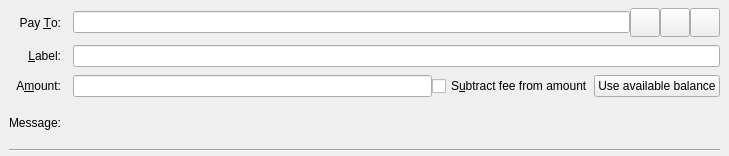
<?xml version="1.0" encoding="UTF-8"?>
<ui version="4.0">
 <class>SendCoinsEntry</class>
 <widget class="QStackedWidget" name="SendCoinsEntry">
  <property name="geometry">
   <rect>
    <x>0</x>
    <y>0</y>
    <width>729</width>
    <height>156</height>
   </rect>
  </property>
  <property name="sizePolicy">
   <sizepolicy hsizetype="Preferred" vsizetype="Fixed">
    <horstretch>0</horstretch>
    <verstretch>0</verstretch>
   </sizepolicy>
  </property>
  <property name="focusPolicy">
   <enum>Qt::TabFocus</enum>
  </property>
  <property name="autoFillBackground">
   <bool>false</bool>
  </property>
  <widget class="QFrame" name="SendCoins">
   <property name="toolTip">
    <string>This is a normal payment.</string>
   </property>
   <property name="frameShape">
    <enum>QFrame::NoFrame</enum>
   </property>
   <layout class="QGridLayout" name="gridLayout">
    <property name="topMargin">
     <number>8</number>
    </property>
    <property name="bottomMargin">
     <number>4</number>
    </property>
    <property name="horizontalSpacing">
     <number>12</number>
    </property>
    <property name="verticalSpacing">
     <number>8</number>
    </property>
    <item row="0" column="0">
     <widget class="QLabel" name="payToLabel">
      <property name="text">
       <string>Pay &amp;To:</string>
      </property>
      <property name="alignment">
       <set>Qt::AlignRight|Qt::AlignTrailing|Qt::AlignVCenter</set>
      </property>
      <property name="buddy">
       <cstring>payTo</cstring>
      </property>
     </widget>
    </item>
    <item row="0" column="1">
     <layout class="QHBoxLayout" name="payToLayout">
      <property name="spacing">
       <number>0</number>
      </property>
      <item>
       <widget class="QValidatedLineEdit" name="payTo">
        <property name="toolTip">
         <string>The Steepcoin address to send the payment to</string>
        </property>
       </widget>
      </item>
      <item>
       <widget class="QToolButton" name="addressBookButton">
        <property name="toolTip">
         <string>Choose previously used address</string>
        </property>
        <property name="text">
         <string/>
        </property>
        <property name="icon">
         <iconset resource="../steepcoin.qrc">
          <normaloff>:/icons/address-book</normaloff>:/icons/address-book</iconset>
        </property>
        <property name="iconSize">
         <size>
          <width>22</width>
          <height>22</height>
         </size>
        </property>
        <property name="shortcut">
         <string>Alt+A</string>
        </property>
       </widget>
      </item>
      <item>
       <widget class="QToolButton" name="pasteButton">
        <property name="toolTip">
         <string>Paste address from clipboard</string>
        </property>
        <property name="text">
         <string/>
        </property>
        <property name="icon">
         <iconset resource="../steepcoin.qrc">
          <normaloff>:/icons/editpaste</normaloff>:/icons/editpaste</iconset>
        </property>
        <property name="iconSize">
         <size>
          <width>22</width>
          <height>22</height>
         </size>
        </property>
        <property name="shortcut">
         <string>Alt+P</string>
        </property>
       </widget>
      </item>
      <item>
       <widget class="QToolButton" name="deleteButton">
        <property name="toolTip">
         <string>Remove this entry</string>
        </property>
        <property name="text">
         <string/>
        </property>
        <property name="icon">
         <iconset resource="../steepcoin.qrc">
          <normaloff>:/icons/remove</normaloff>:/icons/remove</iconset>
        </property>
        <property name="iconSize">
         <size>
          <width>22</width>
          <height>22</height>
         </size>
        </property>
       </widget>
      </item>
     </layout>
    </item>
    <item row="1" column="0">
     <widget class="QLabel" name="labellLabel">
      <property name="text">
       <string>&amp;Label:</string>
      </property>
      <property name="alignment">
       <set>Qt::AlignRight|Qt::AlignTrailing|Qt::AlignVCenter</set>
      </property>
      <property name="buddy">
       <cstring>addAsLabel</cstring>
      </property>
     </widget>
    </item>
    <item row="1" column="1">
     <widget class="QLineEdit" name="addAsLabel">
      <property name="toolTip">
       <string>Enter a label for this address to add it to the list of used addresses</string>
      </property>
     </widget>
    </item>
    <item row="2" column="0">
     <widget class="QLabel" name="amountLabel">
      <property name="text">
       <string>A&amp;mount:</string>
      </property>
      <property name="alignment">
       <set>Qt::AlignRight|Qt::AlignTrailing|Qt::AlignVCenter</set>
      </property>
      <property name="buddy">
       <cstring>payAmount</cstring>
      </property>
     </widget>
    </item>
    <item row="2" column="1">
     <layout class="QHBoxLayout" name="horizontalLayoutAmount" stretch="0,0,0">
      <item>
       <widget class="SteepCoinAmountField" name="payAmount"/>
      </item>
      <item>
       <widget class="QCheckBox" name="checkboxSubtractFeeFromAmount">
        <property name="toolTip">
         <string>The fee will be deducted from the amount being sent. The recipient will receive less steepcoins than you enter in the amount field. If multiple recipients are selected, the fee is split equally.</string>
        </property>
        <property name="text">
         <string>S&amp;ubtract fee from amount</string>
        </property>
       </widget>
      </item>
      <item>
       <widget class="QPushButton" name="useAvailableBalanceButton">
        <property name="text">
         <string>Use available balance</string>
        </property>
       </widget>
      </item>
     </layout>
    </item>
    <item row="3" column="0">
     <widget class="QLabel" name="messageLabel">
      <property name="text">
       <string>Message:</string>
      </property>
      <property name="alignment">
       <set>Qt::AlignRight|Qt::AlignTrailing|Qt::AlignVCenter</set>
      </property>
     </widget>
    </item>
    <item row="3" column="1">
     <widget class="QLabel" name="messageTextLabel">
      <property name="toolTip">
       <string>A message that was attached to the Steepcoin: URI which will be stored with the transaction for your reference. Note: This message will not be sent over the Steepcoin network.</string>
      </property>
      <property name="textFormat">
       <enum>Qt::PlainText</enum>
      </property>
     </widget>
    </item>
    <item row="4" column="0" colspan="2">
     <widget class="Line" name="line">
      <property name="orientation">
       <enum>Qt::Horizontal</enum>
      </property>
     </widget>
    </item>
   </layout>
  </widget>
  <widget class="QFrame" name="SendCoins_UnauthenticatedPaymentRequest">
   <property name="palette">
    <palette>
     <active>
      <colorrole role="WindowText">
       <brush brushstyle="SolidPattern">
        <color alpha="255">
         <red>0</red>
         <green>0</green>
         <blue>0</blue>
        </color>
       </brush>
      </colorrole>
      <colorrole role="Button">
       <brush brushstyle="SolidPattern">
        <color alpha="255">
         <red>255</red>
         <green>255</green>
         <blue>127</blue>
        </color>
       </brush>
      </colorrole>
      <colorrole role="Light">
       <brush brushstyle="SolidPattern">
        <color alpha="255">
         <red>255</red>
         <green>255</green>
         <blue>255</blue>
        </color>
       </brush>
      </colorrole>
      <colorrole role="Midlight">
       <brush brushstyle="SolidPattern">
        <color alpha="255">
         <red>255</red>
         <green>255</green>
         <blue>191</blue>
        </color>
       </brush>
      </colorrole>
      <colorrole role="Dark">
       <brush brushstyle="SolidPattern">
        <color alpha="255">
         <red>127</red>
         <green>127</green>
         <blue>63</blue>
        </color>
       </brush>
      </colorrole>
      <colorrole role="Mid">
       <brush brushstyle="SolidPattern">
        <color alpha="255">
         <red>170</red>
         <green>170</green>
         <blue>84</blue>
        </color>
       </brush>
      </colorrole>
      <colorrole role="Text">
       <brush brushstyle="SolidPattern">
        <color alpha="255">
         <red>0</red>
         <green>0</green>
         <blue>0</blue>
        </color>
       </brush>
      </colorrole>
      <colorrole role="BrightText">
       <brush brushstyle="SolidPattern">
        <color alpha="255">
         <red>255</red>
         <green>255</green>
         <blue>255</blue>
        </color>
       </brush>
      </colorrole>
      <colorrole role="ButtonText">
       <brush brushstyle="SolidPattern">
        <color alpha="255">
         <red>0</red>
         <green>0</green>
         <blue>0</blue>
        </color>
       </brush>
      </colorrole>
      <colorrole role="Base">
       <brush brushstyle="SolidPattern">
        <color alpha="255">
         <red>255</red>
         <green>255</green>
         <blue>255</blue>
        </color>
       </brush>
      </colorrole>
      <colorrole role="Window">
       <brush brushstyle="SolidPattern">
        <color alpha="255">
         <red>255</red>
         <green>255</green>
         <blue>127</blue>
        </color>
       </brush>
      </colorrole>
      <colorrole role="Shadow">
       <brush brushstyle="SolidPattern">
        <color alpha="255">
         <red>0</red>
         <green>0</green>
         <blue>0</blue>
        </color>
       </brush>
      </colorrole>
      <colorrole role="AlternateBase">
       <brush brushstyle="SolidPattern">
        <color alpha="255">
         <red>255</red>
         <green>255</green>
         <blue>191</blue>
        </color>
       </brush>
      </colorrole>
      <colorrole role="ToolTipBase">
       <brush brushstyle="SolidPattern">
        <color alpha="255">
         <red>255</red>
         <green>255</green>
         <blue>220</blue>
        </color>
       </brush>
      </colorrole>
      <colorrole role="ToolTipText">
       <brush brushstyle="SolidPattern">
        <color alpha="255">
         <red>0</red>
         <green>0</green>
         <blue>0</blue>
        </color>
       </brush>
      </colorrole>
     </active>
     <inactive>
      <colorrole role="WindowText">
       <brush brushstyle="SolidPattern">
        <color alpha="255">
         <red>0</red>
         <green>0</green>
         <blue>0</blue>
        </color>
       </brush>
      </colorrole>
      <colorrole role="Button">
       <brush brushstyle="SolidPattern">
        <color alpha="255">
         <red>255</red>
         <green>255</green>
         <blue>127</blue>
        </color>
       </brush>
      </colorrole>
      <colorrole role="Light">
       <brush brushstyle="SolidPattern">
        <color alpha="255">
         <red>255</red>
         <green>255</green>
         <blue>255</blue>
        </color>
       </brush>
      </colorrole>
      <colorrole role="Midlight">
       <brush brushstyle="SolidPattern">
        <color alpha="255">
         <red>255</red>
         <green>255</green>
         <blue>191</blue>
        </color>
       </brush>
      </colorrole>
      <colorrole role="Dark">
       <brush brushstyle="SolidPattern">
        <color alpha="255">
         <red>127</red>
         <green>127</green>
         <blue>63</blue>
        </color>
       </brush>
      </colorrole>
      <colorrole role="Mid">
       <brush brushstyle="SolidPattern">
        <color alpha="255">
         <red>170</red>
         <green>170</green>
         <blue>84</blue>
        </color>
       </brush>
      </colorrole>
      <colorrole role="Text">
       <brush brushstyle="SolidPattern">
        <color alpha="255">
         <red>0</red>
         <green>0</green>
         <blue>0</blue>
        </color>
       </brush>
      </colorrole>
      <colorrole role="BrightText">
       <brush brushstyle="SolidPattern">
        <color alpha="255">
         <red>255</red>
         <green>255</green>
         <blue>255</blue>
        </color>
       </brush>
      </colorrole>
      <colorrole role="ButtonText">
       <brush brushstyle="SolidPattern">
        <color alpha="255">
         <red>0</red>
         <green>0</green>
         <blue>0</blue>
        </color>
       </brush>
      </colorrole>
      <colorrole role="Base">
       <brush brushstyle="SolidPattern">
        <color alpha="255">
         <red>255</red>
         <green>255</green>
         <blue>255</blue>
        </color>
       </brush>
      </colorrole>
      <colorrole role="Window">
       <brush brushstyle="SolidPattern">
        <color alpha="255">
         <red>255</red>
         <green>255</green>
         <blue>127</blue>
        </color>
       </brush>
      </colorrole>
      <colorrole role="Shadow">
       <brush brushstyle="SolidPattern">
        <color alpha="255">
         <red>0</red>
         <green>0</green>
         <blue>0</blue>
        </color>
       </brush>
      </colorrole>
      <colorrole role="AlternateBase">
       <brush brushstyle="SolidPattern">
        <color alpha="255">
         <red>255</red>
         <green>255</green>
         <blue>191</blue>
        </color>
       </brush>
      </colorrole>
      <colorrole role="ToolTipBase">
       <brush brushstyle="SolidPattern">
        <color alpha="255">
         <red>255</red>
         <green>255</green>
         <blue>220</blue>
        </color>
       </brush>
      </colorrole>
      <colorrole role="ToolTipText">
       <brush brushstyle="SolidPattern">
        <color alpha="255">
         <red>0</red>
         <green>0</green>
         <blue>0</blue>
        </color>
       </brush>
      </colorrole>
     </inactive>
     <disabled>
      <colorrole role="WindowText">
       <brush brushstyle="SolidPattern">
        <color alpha="255">
         <red>127</red>
         <green>127</green>
         <blue>63</blue>
        </color>
       </brush>
      </colorrole>
      <colorrole role="Button">
       <brush brushstyle="SolidPattern">
        <color alpha="255">
         <red>255</red>
         <green>255</green>
         <blue>127</blue>
        </color>
       </brush>
      </colorrole>
      <colorrole role="Light">
       <brush brushstyle="SolidPattern">
        <color alpha="255">
         <red>255</red>
         <green>255</green>
         <blue>255</blue>
        </color>
       </brush>
      </colorrole>
      <colorrole role="Midlight">
       <brush brushstyle="SolidPattern">
        <color alpha="255">
         <red>255</red>
         <green>255</green>
         <blue>191</blue>
        </color>
       </brush>
      </colorrole>
      <colorrole role="Dark">
       <brush brushstyle="SolidPattern">
        <color alpha="255">
         <red>127</red>
         <green>127</green>
         <blue>63</blue>
        </color>
       </brush>
      </colorrole>
      <colorrole role="Mid">
       <brush brushstyle="SolidPattern">
        <color alpha="255">
         <red>170</red>
         <green>170</green>
         <blue>84</blue>
        </color>
       </brush>
      </colorrole>
      <colorrole role="Text">
       <brush brushstyle="SolidPattern">
        <color alpha="255">
         <red>127</red>
         <green>127</green>
         <blue>63</blue>
        </color>
       </brush>
      </colorrole>
      <colorrole role="BrightText">
       <brush brushstyle="SolidPattern">
        <color alpha="255">
         <red>255</red>
         <green>255</green>
         <blue>255</blue>
        </color>
       </brush>
      </colorrole>
      <colorrole role="ButtonText">
       <brush brushstyle="SolidPattern">
        <color alpha="255">
         <red>127</red>
         <green>127</green>
         <blue>63</blue>
        </color>
       </brush>
      </colorrole>
      <colorrole role="Base">
       <brush brushstyle="SolidPattern">
        <color alpha="255">
         <red>255</red>
         <green>255</green>
         <blue>127</blue>
        </color>
       </brush>
      </colorrole>
      <colorrole role="Window">
       <brush brushstyle="SolidPattern">
        <color alpha="255">
         <red>255</red>
         <green>255</green>
         <blue>127</blue>
        </color>
       </brush>
      </colorrole>
      <colorrole role="Shadow">
       <brush brushstyle="SolidPattern">
        <color alpha="255">
         <red>0</red>
         <green>0</green>
         <blue>0</blue>
        </color>
       </brush>
      </colorrole>
      <colorrole role="AlternateBase">
       <brush brushstyle="SolidPattern">
        <color alpha="255">
         <red>255</red>
         <green>255</green>
         <blue>127</blue>
        </color>
       </brush>
      </colorrole>
      <colorrole role="ToolTipBase">
       <brush brushstyle="SolidPattern">
        <color alpha="255">
         <red>255</red>
         <green>255</green>
         <blue>220</blue>
        </color>
       </brush>
      </colorrole>
      <colorrole role="ToolTipText">
       <brush brushstyle="SolidPattern">
        <color alpha="255">
         <red>0</red>
         <green>0</green>
         <blue>0</blue>
        </color>
       </brush>
      </colorrole>
     </disabled>
    </palette>
   </property>
   <property name="toolTip">
    <string>This is an unauthenticated payment request.</string>
   </property>
   <property name="autoFillBackground">
    <bool>true</bool>
   </property>
   <property name="frameShape">
    <enum>QFrame::NoFrame</enum>
   </property>
   <layout class="QGridLayout" name="gridLayout_is">
    <property name="spacing">
     <number>12</number>
    </property>
    <item row="0" column="0">
     <widget class="QLabel" name="payToLabel_is">
      <property name="text">
       <string>Pay To:</string>
      </property>
      <property name="alignment">
       <set>Qt::AlignRight|Qt::AlignTrailing|Qt::AlignVCenter</set>
      </property>
     </widget>
    </item>
    <item row="0" column="1">
     <layout class="QHBoxLayout" name="payToLayout_is">
      <property name="spacing">
       <number>0</number>
      </property>
      <item>
       <widget class="QLabel" name="payTo_is"/>
      </item>
      <item>
       <widget class="QToolButton" name="deleteButton_is">
        <property name="toolTip">
         <string>Remove this entry</string>
        </property>
        <property name="text">
         <string/>
        </property>
        <property name="icon">
         <iconset resource="../steepcoin.qrc">
          <normaloff>:/icons/remove</normaloff>:/icons/remove</iconset>
        </property>
       </widget>
      </item>
     </layout>
    </item>
    <item row="1" column="0">
     <widget class="QLabel" name="memoLabel_is">
      <property name="text">
       <string>Memo:</string>
      </property>
      <property name="alignment">
       <set>Qt::AlignRight|Qt::AlignTrailing|Qt::AlignVCenter</set>
      </property>
     </widget>
    </item>
    <item row="1" column="1">
     <widget class="QLabel" name="memoTextLabel_is">
      <property name="textFormat">
       <enum>Qt::PlainText</enum>
      </property>
     </widget>
    </item>
    <item row="2" column="0">
     <widget class="QLabel" name="amountLabel_is">
      <property name="text">
       <string>A&amp;mount:</string>
      </property>
      <property name="alignment">
       <set>Qt::AlignRight|Qt::AlignTrailing|Qt::AlignVCenter</set>
      </property>
      <property name="buddy">
       <cstring>payAmount_is</cstring>
      </property>
     </widget>
    </item>
    <item row="2" column="1">
     <widget class="SteepCoinAmountField" name="payAmount_is">
      <property name="acceptDrops">
       <bool>false</bool>
      </property>
     </widget>
    </item>
   </layout>
  </widget>
  <widget class="QFrame" name="SendCoins_AuthenticatedPaymentRequest">
   <property name="palette">
    <palette>
     <active>
      <colorrole role="WindowText">
       <brush brushstyle="SolidPattern">
        <color alpha="255">
         <red>0</red>
         <green>0</green>
         <blue>0</blue>
        </color>
       </brush>
      </colorrole>
      <colorrole role="Button">
       <brush brushstyle="SolidPattern">
        <color alpha="255">
         <red>140</red>
         <green>232</green>
         <blue>119</blue>
        </color>
       </brush>
      </colorrole>
      <colorrole role="Light">
       <brush brushstyle="SolidPattern">
        <color alpha="255">
         <red>230</red>
         <green>255</green>
         <blue>224</blue>
        </color>
       </brush>
      </colorrole>
      <colorrole role="Midlight">
       <brush brushstyle="SolidPattern">
        <color alpha="255">
         <red>185</red>
         <green>243</green>
         <blue>171</blue>
        </color>
       </brush>
      </colorrole>
      <colorrole role="Dark">
       <brush brushstyle="SolidPattern">
        <color alpha="255">
         <red>70</red>
         <green>116</green>
         <blue>59</blue>
        </color>
       </brush>
      </colorrole>
      <colorrole role="Mid">
       <brush brushstyle="SolidPattern">
        <color alpha="255">
         <red>93</red>
         <green>155</green>
         <blue>79</blue>
        </color>
       </brush>
      </colorrole>
      <colorrole role="Text">
       <brush brushstyle="SolidPattern">
        <color alpha="255">
         <red>0</red>
         <green>0</green>
         <blue>0</blue>
        </color>
       </brush>
      </colorrole>
      <colorrole role="BrightText">
       <brush brushstyle="SolidPattern">
        <color alpha="255">
         <red>155</red>
         <green>255</green>
         <blue>147</blue>
        </color>
       </brush>
      </colorrole>
      <colorrole role="ButtonText">
       <brush brushstyle="SolidPattern">
        <color alpha="255">
         <red>0</red>
         <green>0</green>
         <blue>0</blue>
        </color>
       </brush>
      </colorrole>
      <colorrole role="Base">
       <brush brushstyle="SolidPattern">
        <color alpha="255">
         <red>119</red>
         <green>255</green>
         <blue>233</blue>
        </color>
       </brush>
      </colorrole>
      <colorrole role="Window">
       <brush brushstyle="SolidPattern">
        <color alpha="255">
         <red>140</red>
         <green>232</green>
         <blue>119</blue>
        </color>
       </brush>
      </colorrole>
      <colorrole role="Shadow">
       <brush brushstyle="SolidPattern">
        <color alpha="255">
         <red>0</red>
         <green>0</green>
         <blue>0</blue>
        </color>
       </brush>
      </colorrole>
      <colorrole role="AlternateBase">
       <brush brushstyle="SolidPattern">
        <color alpha="255">
         <red>197</red>
         <green>243</green>
         <blue>187</blue>
        </color>
       </brush>
      </colorrole>
      <colorrole role="NoRole">
       <brush brushstyle="SolidPattern">
        <color alpha="255">
         <red>125</red>
         <green>194</green>
         <blue>122</blue>
        </color>
       </brush>
      </colorrole>
      <colorrole role="ToolTipBase">
       <brush brushstyle="SolidPattern">
        <color alpha="255">
         <red>255</red>
         <green>255</green>
         <blue>220</blue>
        </color>
       </brush>
      </colorrole>
      <colorrole role="ToolTipText">
       <brush brushstyle="SolidPattern">
        <color alpha="255">
         <red>0</red>
         <green>0</green>
         <blue>0</blue>
        </color>
       </brush>
      </colorrole>
     </active>
     <inactive>
      <colorrole role="WindowText">
       <brush brushstyle="SolidPattern">
        <color alpha="255">
         <red>0</red>
         <green>0</green>
         <blue>0</blue>
        </color>
       </brush>
      </colorrole>
      <colorrole role="Button">
       <brush brushstyle="SolidPattern">
        <color alpha="255">
         <red>140</red>
         <green>232</green>
         <blue>119</blue>
        </color>
       </brush>
      </colorrole>
      <colorrole role="Light">
       <brush brushstyle="SolidPattern">
        <color alpha="255">
         <red>230</red>
         <green>255</green>
         <blue>224</blue>
        </color>
       </brush>
      </colorrole>
      <colorrole role="Midlight">
       <brush brushstyle="SolidPattern">
        <color alpha="255">
         <red>185</red>
         <green>243</green>
         <blue>171</blue>
        </color>
       </brush>
      </colorrole>
      <colorrole role="Dark">
       <brush brushstyle="SolidPattern">
        <color alpha="255">
         <red>70</red>
         <green>116</green>
         <blue>59</blue>
        </color>
       </brush>
      </colorrole>
      <colorrole role="Mid">
       <brush brushstyle="SolidPattern">
        <color alpha="255">
         <red>93</red>
         <green>155</green>
         <blue>79</blue>
        </color>
       </brush>
      </colorrole>
      <colorrole role="Text">
       <brush brushstyle="SolidPattern">
        <color alpha="255">
         <red>0</red>
         <green>0</green>
         <blue>0</blue>
        </color>
       </brush>
      </colorrole>
      <colorrole role="BrightText">
       <brush brushstyle="SolidPattern">
        <color alpha="255">
         <red>155</red>
         <green>255</green>
         <blue>147</blue>
        </color>
       </brush>
      </colorrole>
      <colorrole role="ButtonText">
       <brush brushstyle="SolidPattern">
        <color alpha="255">
         <red>0</red>
         <green>0</green>
         <blue>0</blue>
        </color>
       </brush>
      </colorrole>
      <colorrole role="Base">
       <brush brushstyle="SolidPattern">
        <color alpha="255">
         <red>119</red>
         <green>255</green>
         <blue>233</blue>
        </color>
       </brush>
      </colorrole>
      <colorrole role="Window">
       <brush brushstyle="SolidPattern">
        <color alpha="255">
         <red>140</red>
         <green>232</green>
         <blue>119</blue>
        </color>
       </brush>
      </colorrole>
      <colorrole role="Shadow">
       <brush brushstyle="SolidPattern">
        <color alpha="255">
         <red>0</red>
         <green>0</green>
         <blue>0</blue>
        </color>
       </brush>
      </colorrole>
      <colorrole role="AlternateBase">
       <brush brushstyle="SolidPattern">
        <color alpha="255">
         <red>197</red>
         <green>243</green>
         <blue>187</blue>
        </color>
       </brush>
      </colorrole>
      <colorrole role="NoRole">
       <brush brushstyle="SolidPattern">
        <color alpha="255">
         <red>125</red>
         <green>194</green>
         <blue>122</blue>
        </color>
       </brush>
      </colorrole>
      <colorrole role="ToolTipBase">
       <brush brushstyle="SolidPattern">
        <color alpha="255">
         <red>255</red>
         <green>255</green>
         <blue>220</blue>
        </color>
       </brush>
      </colorrole>
      <colorrole role="ToolTipText">
       <brush brushstyle="SolidPattern">
        <color alpha="255">
         <red>0</red>
         <green>0</green>
         <blue>0</blue>
        </color>
       </brush>
      </colorrole>
     </inactive>
     <disabled>
      <colorrole role="WindowText">
       <brush brushstyle="SolidPattern">
        <color alpha="255">
         <red>70</red>
         <green>116</green>
         <blue>59</blue>
        </color>
       </brush>
      </colorrole>
      <colorrole role="Button">
       <brush brushstyle="SolidPattern">
        <color alpha="255">
         <red>140</red>
         <green>232</green>
         <blue>119</blue>
        </color>
       </brush>
      </colorrole>
      <colorrole role="Light">
       <brush brushstyle="SolidPattern">
        <color alpha="255">
         <red>230</red>
         <green>255</green>
         <blue>224</blue>
        </color>
       </brush>
      </colorrole>
      <colorrole role="Midlight">
       <brush brushstyle="SolidPattern">
        <color alpha="255">
         <red>185</red>
         <green>243</green>
         <blue>171</blue>
        </color>
       </brush>
      </colorrole>
      <colorrole role="Dark">
       <brush brushstyle="SolidPattern">
        <color alpha="255">
         <red>70</red>
         <green>116</green>
         <blue>59</blue>
        </color>
       </brush>
      </colorrole>
      <colorrole role="Mid">
       <brush brushstyle="SolidPattern">
        <color alpha="255">
         <red>93</red>
         <green>155</green>
         <blue>79</blue>
        </color>
       </brush>
      </colorrole>
      <colorrole role="Text">
       <brush brushstyle="SolidPattern">
        <color alpha="255">
         <red>70</red>
         <green>116</green>
         <blue>59</blue>
        </color>
       </brush>
      </colorrole>
      <colorrole role="BrightText">
       <brush brushstyle="SolidPattern">
        <color alpha="255">
         <red>155</red>
         <green>255</green>
         <blue>147</blue>
        </color>
       </brush>
      </colorrole>
      <colorrole role="ButtonText">
       <brush brushstyle="SolidPattern">
        <color alpha="255">
         <red>70</red>
         <green>116</green>
         <blue>59</blue>
        </color>
       </brush>
      </colorrole>
      <colorrole role="Base">
       <brush brushstyle="SolidPattern">
        <color alpha="255">
         <red>140</red>
         <green>232</green>
         <blue>119</blue>
        </color>
       </brush>
      </colorrole>
      <colorrole role="Window">
       <brush brushstyle="SolidPattern">
        <color alpha="255">
         <red>140</red>
         <green>232</green>
         <blue>119</blue>
        </color>
       </brush>
      </colorrole>
      <colorrole role="Shadow">
       <brush brushstyle="SolidPattern">
        <color alpha="255">
         <red>0</red>
         <green>0</green>
         <blue>0</blue>
        </color>
       </brush>
      </colorrole>
      <colorrole role="AlternateBase">
       <brush brushstyle="SolidPattern">
        <color alpha="255">
         <red>140</red>
         <green>232</green>
         <blue>119</blue>
        </color>
       </brush>
      </colorrole>
      <colorrole role="NoRole">
       <brush brushstyle="SolidPattern">
        <color alpha="255">
         <red>125</red>
         <green>194</green>
         <blue>122</blue>
        </color>
       </brush>
      </colorrole>
      <colorrole role="ToolTipBase">
       <brush brushstyle="SolidPattern">
        <color alpha="255">
         <red>255</red>
         <green>255</green>
         <blue>220</blue>
        </color>
       </brush>
      </colorrole>
      <colorrole role="ToolTipText">
       <brush brushstyle="SolidPattern">
        <color alpha="255">
         <red>0</red>
         <green>0</green>
         <blue>0</blue>
        </color>
       </brush>
      </colorrole>
     </disabled>
    </palette>
   </property>
   <property name="toolTip">
    <string>This is an authenticated payment request.</string>
   </property>
   <property name="autoFillBackground">
    <bool>true</bool>
   </property>
   <property name="frameShape">
    <enum>QFrame::NoFrame</enum>
   </property>
   <layout class="QGridLayout" name="gridLayout_s">
    <property name="spacing">
     <number>12</number>
    </property>
    <item row="0" column="0">
     <widget class="QLabel" name="payToLabel_s">
      <property name="text">
       <string>Pay To:</string>
      </property>
      <property name="alignment">
       <set>Qt::AlignRight|Qt::AlignTrailing|Qt::AlignVCenter</set>
      </property>
     </widget>
    </item>
    <item row="0" column="1">
     <layout class="QHBoxLayout" name="payToLayout_s">
      <property name="spacing">
       <number>0</number>
      </property>
      <item>
       <widget class="QLabel" name="payTo_s">
        <property name="textFormat">
         <enum>Qt::PlainText</enum>
        </property>
       </widget>
      </item>
      <item>
       <widget class="QToolButton" name="deleteButton_s">
        <property name="toolTip">
         <string>Remove this entry</string>
        </property>
        <property name="text">
         <string/>
        </property>
        <property name="icon">
         <iconset resource="../steepcoin.qrc">
          <normaloff>:/icons/remove</normaloff>:/icons/remove</iconset>
        </property>
       </widget>
      </item>
     </layout>
    </item>
    <item row="1" column="0">
     <widget class="QLabel" name="memoLabel_s">
      <property name="text">
       <string>Memo:</string>
      </property>
      <property name="alignment">
       <set>Qt::AlignRight|Qt::AlignTrailing|Qt::AlignVCenter</set>
      </property>
     </widget>
    </item>
    <item row="1" column="1">
     <widget class="QLabel" name="memoTextLabel_s">
      <property name="textFormat">
       <enum>Qt::PlainText</enum>
      </property>
     </widget>
    </item>
    <item row="2" column="0">
     <widget class="QLabel" name="amountLabel_s">
      <property name="text">
       <string>A&amp;mount:</string>
      </property>
      <property name="alignment">
       <set>Qt::AlignRight|Qt::AlignTrailing|Qt::AlignVCenter</set>
      </property>
      <property name="buddy">
       <cstring>payAmount_s</cstring>
      </property>
     </widget>
    </item>
    <item row="2" column="1">
     <widget class="SteepCoinAmountField" name="payAmount_s">
      <property name="acceptDrops">
       <bool>false</bool>
      </property>
     </widget>
    </item>
   </layout>
  </widget>
 </widget>
 <customwidgets>
  <customwidget>
   <class>QValidatedLineEdit</class>
   <extends>QLineEdit</extends>
   <header>qt/qvalidatedlineedit.h</header>
  </customwidget>
  <customwidget>
   <class>SteepCoinAmountField</class>
   <extends>QLineEdit</extends>
   <header>qt/steepcoinamountfield.h</header>
   <container>1</container>
  </customwidget>
 </customwidgets>
 <tabstops>
  <tabstop>payTo</tabstop>
  <tabstop>addressBookButton</tabstop>
  <tabstop>pasteButton</tabstop>
  <tabstop>deleteButton</tabstop>
  <tabstop>addAsLabel</tabstop>
  <tabstop>payAmount</tabstop>
  <tabstop>payAmount_is</tabstop>
  <tabstop>deleteButton_is</tabstop>
  <tabstop>payAmount_s</tabstop>
  <tabstop>deleteButton_s</tabstop>
 </tabstops>
 <resources>
  <include location="../steepcoin.qrc"/>
 </resources>
 <connections/>
</ui>
